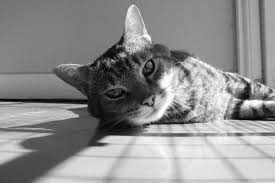
#> input picture image.jpg, 275 x 183 px
$ python exp13.py
#> lines starting #> are read from the running program, lines starting #| are printed output that depends on the picture
import cv2
import matplotlib.pyplot as plt

# Load the image in grayscale
img = cv2.imread('image.jpg', 0)
#> img is the input picture: shape (183, 275); min 0, max 255, mean 141.4

# Define kernel
kernel = cv2.getStructuringElement(cv2.MORPH_RECT, (5, 5))

# Apply all morphological operations
operations = {
    "Erosion": cv2.erode(img, kernel, iterations=1),
    "Dilation": cv2.dilate(img, kernel, iterations=1),
    "Opening": cv2.morphologyEx(img, cv2.MORPH_OPEN, kernel),
    "Closing": cv2.morphologyEx(img, cv2.MORPH_CLOSE, kernel),
    "Gradient": cv2.morphologyEx(img, cv2.MORPH_GRADIENT, kernel),
    "Top Hat": cv2.morphologyEx(img, cv2.MORPH_TOPHAT, kernel),
    "Black Hat": cv2.morphologyEx(img, cv2.MORPH_BLACKHAT, kernel)
}

# Plotting all operations
plt.figure(figsize=(12, 10))

plt.subplot(3, 3, 1)
plt.imshow(img, cmap='gray')
plt.title("Original")
plt.axis('off')

for i, (name, result) in enumerate(operations.items(), start=2):
    plt.subplot(3, 3, i)
    plt.imshow(result, cmap='gray')
    plt.title(name)
    plt.axis('off')
#> this loop made 7 passes
#> name on passes 1 to 7: 'Erosion', 'Dilation', 'Opening', 'Closing', 'Gradient', 'Top Hat', 'Black Hat'

plt.tight_layout()
plt.savefig('morph_ops_output.png', dpi=300)
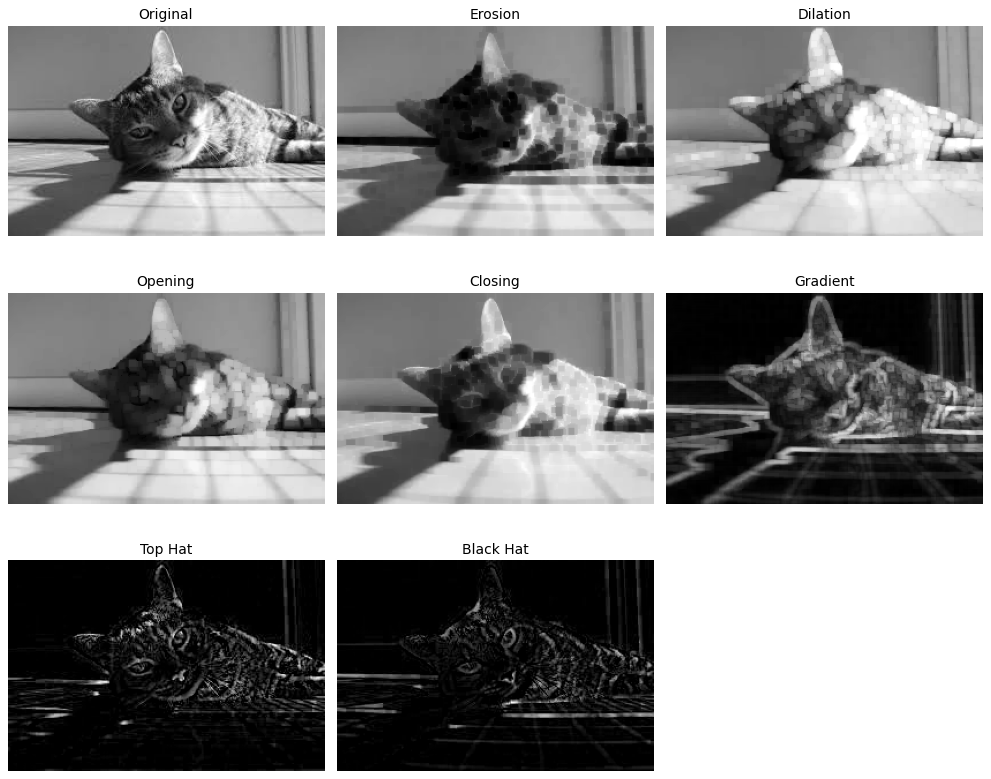
#> figure drawn by matplotlib, 8 panels
plt.show()
